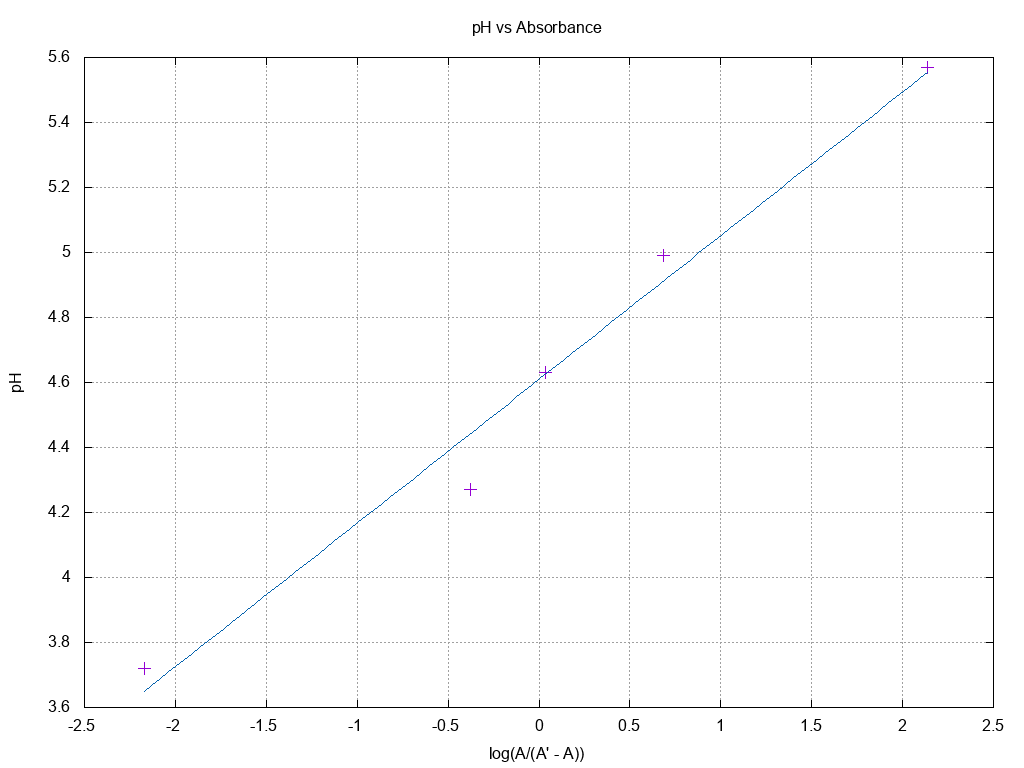

This figure's gnuplot source:
set title "pH vs Absorbance"
set ylabel "pH"
set grid
set xlabel "log(A/(A' - A))"
set term png size 1024,768
set output "pKin.png"
f(x) = m*x + c
fit f(x) "pKin_data" using (log($2/(0.7035 - $2))/log(10)):1 via m, c
set style line 1 \
    linecolor rgb '#0060ad' \
    linetype 1 linewidth 1 \
    pointtype 2 pointsize 0.5
plot 'pKin_data' using (log($2/(0.7035 - $2))/log(10)):1 ps 2 title '', f(x) linestyle 1 title ''
